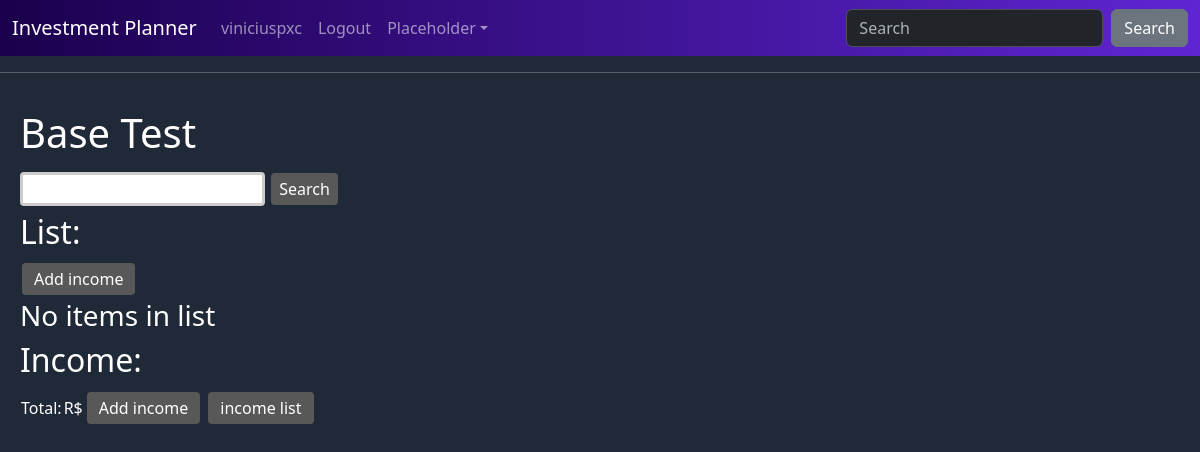
Before: /income-list/ (signed in) with the older database file.
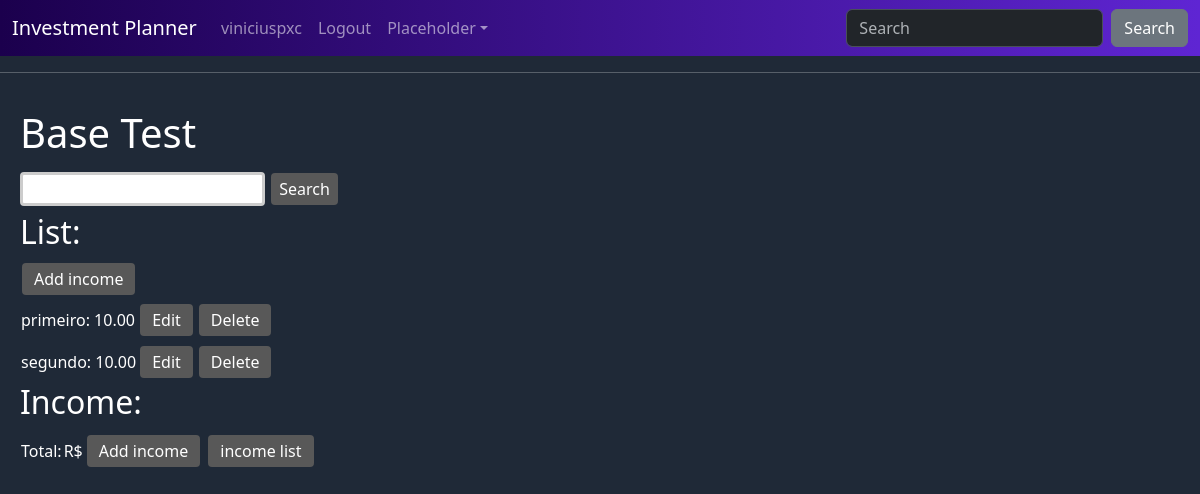
After: the same page with the newer database file.
### base/models.py (models this page shows, shortened)
class Income(models.Model):
    user = models.ForeignKey(
        User, on_delete=models.CASCADE, null=True, blank=True)
    title = models.CharField(max_length=100, blank=True)
    monthly_income = models.DecimalField(
        max_digits=10, decimal_places=2, default=Decimal(0.00))
    tags = models.ManyToManyField(
        IncomeTag, related_name='fixed_incomes', blank=True)

### base/views.py (the view)
# urls.py: path('income-list/', IncomeList.as_view(), name='income-list'),
class IncomeList(LoginRequiredMixin, ListView):
    model = Income
    context_object_name = 'incomes'
    def get_queryset(self):
        return Income.objects.filter(user=self.request.user)
    def get_context_data(self, **kwargs):
        context = super().get_context_data(**kwargs)
        search_input = self.request.GET.get('search_box') or ''
        if search_input:
            context['incomes'] = context['incomes'].filter(
                title__startswith=search_input)
        context['search_input'] = search_input
        return context

### base/templates/base/income_list.html
{% extends 'base/base.html' %}
{% block content %}
    <h1>Base Test</h1>
    <form method="get">
        <input type="text" name="search_box" value="{{ search_input }}">
        <input type="submit" value="Search">
    </form>
    <table>
        <h2>List:</h2>
        <a href="{% url 'income-create' %}">Add income</a>
        {% for income in incomes %}
            <tr>
                <td>{{ income.title }}: {{ income.monthly_income }}</td>
                <td>
                    <a href="{% url 'income-update' income.id %}">Edit</a>
                </td>
                <td>
                    <a href="{% url 'income-delete' income.id %}">Delete</a>
                </td>
            </tr>
        {% empty %}
            <h3>No items in list</h3>
        {% endfor %}
    </table>
    <table>
        <h2>Income:</h2>
        <td>Total: </td>
        <td>R$ {{ monthly_income|floatformat:2 }}</td>
        <td>
            <a href="{% url 'income-create' %}">Add income</a>
            <a href="{% url 'income-create' %}">income list</a>
        </td>
    </table>
{% endblock content %}

### base/templates/base/base.html (shortened to what this page needs)
{% load static %}
<!DOCTYPE html>
<html lang="en">
<head>
    <link href="https://cdn.jsdelivr.net/npm/tailwindcss@2.2.19/dist/tailwind.min.css" rel="stylesheet">
    <link rel="stylesheet" type="text/css" href="{% static 'base/style.css' %}">
</head>
<body class="bg-gray-800 text-white">
    {% include "base/navbar.html" %}
    <hr>
    <div class="content-div">
        {% block content %}
        {% endblock content %}
    </div>
</body>
</html>

### base/templates/base/navbar.html (shortened to what this page needs)
<head>
    <link href="https://cdn.jsdelivr.net/npm/bootstrap@5.3.3/dist/css/bootstrap.min.css" rel="stylesheet"
>
</head>
{% block content %}
<nav class="navbar navbar-expand-lg navbar-custom" data-bs-theme="dark">
    <div class="container-fluid">
        <a class="navbar-brand" href="/">Investment Planner</a>
        <div class="collapse navbar-collapse" id="navbarColor01">
            <ul class="navbar-nav me-auto">
                {% if request.user.is_authenticated %}
                <li class="nav-item">
                    <a class="nav-link" href="{% url 'investments' %}">{{ request.user }}</a>
                </li>
                <li class="nav-item">
                    <a class="nav-link" href="{% url 'account_logout' %}">Logout</a>
                </li>
                <li class="nav-item dropdown">
                    <a class="nav-link dropdown-toggle" href="#" id="navbarDropdown" role="button"
                        data-bs-toggle="dropdown" aria-haspopup="true" aria-expanded="false">Placeholder</a>
                </li>
                {% endif %}
            </ul>
            <form class="d-flex">
                <input class="form-control me-sm-2" type="search" placeholder="Search">
                <button class="btn btn-secondary my-2 my-sm-0" type="submit">Search</button>
            </form>
        </div>
    </div>
</nav>
{% endblock content %}

### base/static/base/style.css (style rules this page uses)
* { box-sizing: border-box; }
.content-div { padding: 20px; }
.content-div form input { color: black; }
.content-div input, select, textarea { padding: 2px 4px; box-sizing: border-box; border: 3px solid #ccc; border-radius: 4px; resize: vertical; -webkit-transition: 0.5s; transition: 0.5s; outline: none; }
.content-div input[type=submit] { background-color: #585858; color: white; padding: 4px 8px; margin: 8px 2px; border: none; border-radius: 4px; cursor: pointer; }
.content-div a:link, .content-div a:visited { background-color: #585858; color: white; padding: 4px 12px; margin: 4px 2px; border-radius: 4px; text-align: center; text-decoration: none; display: inline-block; }

### base/templates/base/navbar.html (style rules this page uses)
.navbar-custom { background-image: linear-gradient(to right, #1b004d, #5f25d3); }

Changed rows visible on the page:
added Income: title "primeiro", monthly_income "10.00"
added Income: title "segundo", monthly_income "10.00"
Other visible differences:
text no longer shown: "No items in list"
